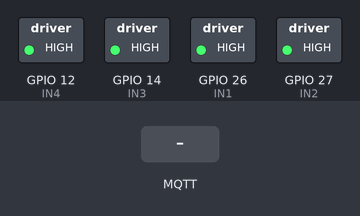
This sketch was run on a simulated ESP32. On the bench: switched loads named in the sketch (green lamp = pin HIGH). The test bench sets the inputs (shaded band). WiFi joins after 1.5 s; servers stay silent unless stated; no MQTT or app messages arrive unless stated; what the sketch prints to the serial monitor is not drawn.

Above: at 2.9 s.
3.0 s: MQTT message "F" arrives on the first subscribed topic
At 4.2 s:
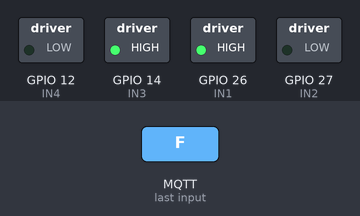
4.5 s: MQTT message "B" arrives on the first subscribed topic
At 5.4 s:
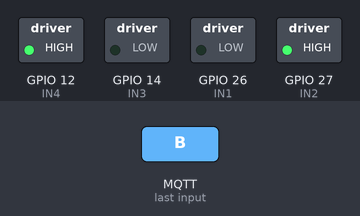
6.0 s: MQTT message "L" arrives on the first subscribed topic
At 6.5 s:
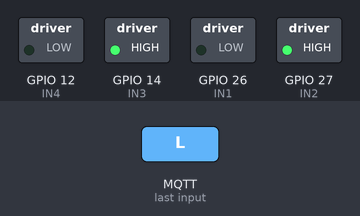
7.5 s: MQTT message "R" arrives on the first subscribed topic
At 8.7 s:
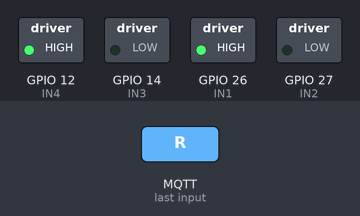
9.0 s: MQTT message "COAST" arrives on the first subscribed topic
At 10.0 s:
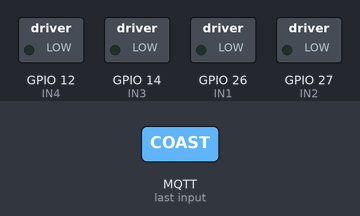
10.5 s: MQTT message "S" arrives on the first subscribed topic
At 11.1 s:
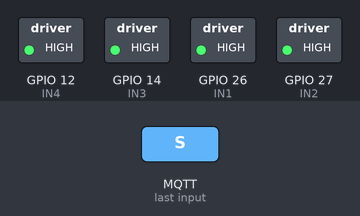
Timing chart, 0 to 13.0 s (numbered marks = the images above; inputs shaded):
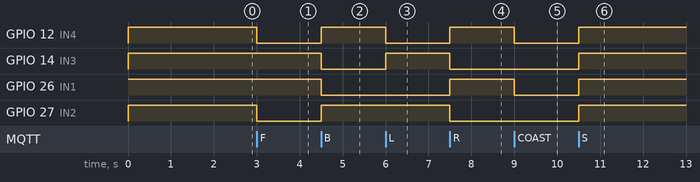

The sketch:

ControlCoche_NoPWM.ino
```cpp
#include <WiFi.h>
#include <PubSubClient.h>

// ====== CONFIG WiFi/MQTT ======
const char* WIFI_SSID = "Fercio";
const char* WIFI_PASS = "TW1A2P3D";

const char* MQTT_HOST = "test.mosquitto.org";
const uint16_t MQTT_PORT = 1883;

// Tópicos
const char* TOPIC_CMD   = "car/cmd";
const char* TOPIC_STATE = "car/state";

// ====== PINES L298N (sin PWM: solo IN1..IN4) ======
const int IN1 = 26;  // Motor A
const int IN2 = 27;
const int IN3 = 14;  // Motor B
const int IN4 = 12;

WiFiClient espClient;
PubSubClient mqtt(espClient);

// --- helpers de movimiento (sin PWM) ---
void motorA_forward()  { digitalWrite(IN1, HIGH); digitalWrite(IN2, LOW);  }
void motorA_backward() { digitalWrite(IN1, LOW);  digitalWrite(IN2, HIGH); }
void motorA_coast()    { digitalWrite(IN1, LOW);  digitalWrite(IN2, LOW);  }  // rueda libre
void motorA_brake()    { digitalWrite(IN1, HIGH); digitalWrite(IN2, HIGH); }  // freno activo

void motorB_forward()  { digitalWrite(IN3, HIGH); digitalWrite(IN4, LOW);  }
void motorB_backward() { digitalWrite(IN3, LOW);  digitalWrite(IN4, HIGH); }
void motorB_coast()    { digitalWrite(IN3, LOW);  digitalWrite(IN4, LOW);  }
void motorB_brake()    { digitalWrite(IN3, HIGH); digitalWrite(IN4, HIGH); }

void stopMotors() {
  // elige freno o rueda libre; aquí uso freno activo para parar más rápido
  motorA_brake();
  motorB_brake();
}

void driveForward()  { motorA_forward();  motorB_forward(); }
void driveBackward() { motorA_backward(); motorB_backward(); }
// Giros sobre su eje:
void turnLeft()      { motorA_backward(); motorB_forward(); }
void turnRight()     { motorA_forward();  motorB_backward(); }

void publishState(const char* state) {
  mqtt.publish(TOPIC_STATE, state);
}

// ====== MQTT CALLBACK ======
void mqttCallback(char* topic, byte* payload, unsigned int length) {
  String msg; msg.reserve(length);
  for (unsigned int i = 0; i < length; i++) msg += (char)payload[i];

  if (String(topic) == TOPIC_CMD) {
    msg.trim(); msg.toUpperCase();
    if (msg == "F")      { driveForward();  publishState("forward");  }
    else if (msg == "B") { driveBackward(); publishState("backward"); }
    else if (msg == "L") { turnLeft();      publishState("left");     }
    else if (msg == "R") { turnRight();     publishState("right");    }
    else if (msg == "S" || msg == "STOP") { stopMotors(); publishState("stop"); }
    else if (msg == "COAST") { motorA_coast(); motorB_coast(); publishState("coast"); }
    else if (msg == "BRAKE") { stopMotors(); publishState("brake"); }
  }
}

void ensureMqtt() {
  while (!mqtt.connected()) {
    String cid = String("esp32-car-") + String((uint32_t)ESP.getEfuseMac(), HEX);
    if (mqtt.connect(cid.c_str())) {
      mqtt.subscribe(TOPIC_CMD);
      publishState("online");
    } else {
      delay(1000);
    }
  }
}

void setup() {
  // GPIO
  pinMode(IN1, OUTPUT); pinMode(IN2, OUTPUT);
  pinMode(IN3, OUTPUT); pinMode(IN4, OUTPUT);
  stopMotors(); // estado seguro al arrancar

  // Serial opcional
  Serial.begin(115200); delay(100);

  // WiFi
  WiFi.mode(WIFI_STA);
  WiFi.begin(WIFI_SSID, WIFI_PASS);
  Serial.print("Conectando WiFi");
  while (WiFi.status() != WL_CONNECTED) { Serial.print("."); delay(400); }
  Serial.println("\nWiFi OK: " + WiFi.localIP().toString());

  // MQTT
  mqtt.setServer(MQTT_HOST, MQTT_PORT);
  mqtt.setCallback(mqttCallback);
  ensureMqtt();
}

void loop() {
  if (!mqtt.connected()) ensureMqtt();
  mqtt.loop();

  // Latido cada 5 s
  static uint32_t t0 = 0;
  if (millis() - t0 > 5000) {
    t0 = millis();
    mqtt.publish(TOPIC_STATE, "alive");
  }
}
```

Measured:
- after the input at 3.0 s, GPIO 12 (IN4), GPIO 27 (IN2): HIGH → LOW at once
- after the input at 4.5 s, GPIO 12 (IN4), GPIO 27 (IN2): LOW → HIGH at once; GPIO 14 (IN3), GPIO 26 (IN1): HIGH → LOW at once
- after the input at 6.0 s, GPIO 12 (IN4): HIGH → LOW at once; GPIO 14 (IN3): LOW → HIGH at once
- after the input at 7.5 s, GPIO 12 (IN4), GPIO 26 (IN1): LOW → HIGH at once; GPIO 14 (IN3), GPIO 27 (IN2): HIGH → LOW at once
- after the input at 9.0 s, GPIO 12 (IN4), GPIO 26 (IN1): HIGH → LOW at once
- after the input at 10.5 s, GPIO 12 (IN4), GPIO 14 (IN3), GPIO 26 (IN1), GPIO 27 (IN2): LOW → HIGH at once
